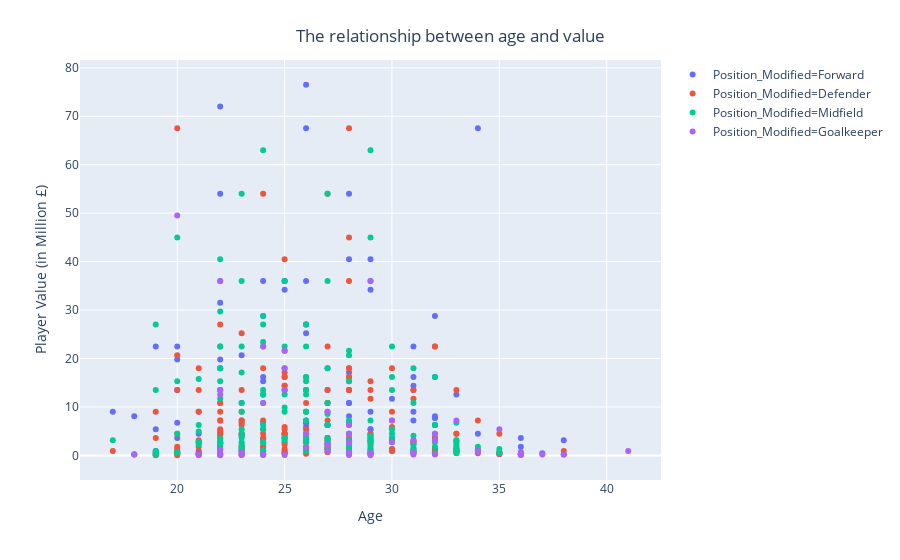

Notebook code for this chart:
### Code cell
fig = px.scatter(SerieA, x="Age", y="Value",color='Position_Modified')
fig.update_layout(
    title={'text':"The relationship between age and value",'xanchor':'center','yanchor':'top','x':0.5},
    xaxis_title="Age",
    yaxis_title="Player Value (in Million £)")
fig.show()

### Figure 1 — Plotly figure (JSON) as saved in the notebook; plotly's stock layout.template omitted (floating-point values rounded to 4 significant figures; data arrays with more than 128 entries replaced by an {"elided": "..."} marker saying what was removed)
{"data": [{"hoverlabel": {"namelength": 0}, "hovertemplate": "Position_Modified=Forward<br>Age=%{x}<br>Value=%{y}", "legendgroup": "Position_Modified=Forward", "marker": {"color": "#636efa", "symbol": "circle"}, "mode": "markers", "name": "Position_Modified=Forward", "showlegend": true, "type": "scatter", "x": [26, 22, 34, 26, 28, 22, 29, 28, 25, 24, 26, 25, 25, 29, 22, 24, 32, 26, 26, 26, 19, 32, 20, 31, 25, 23, 22, 20, 22, 27, 22, 28, 32, 31, 25, 24, 24, 31, 31, 28, 20, 22, 27, 33, 24, 30, 23, 28, 28, 17, 29, 21, 31, 28, 32, 18, 32, 23, 31, 26, 24, 26, 28, 26, 20, 32, 27, 27, 26, 19, 29, 29, 24, 22, 28, 21, 28, 25, 26, 34, 23, 29, 36, 30, 20, 27, 32, 24, 29, 38, 28, 31, 27, 22, 27, 28, 22, 36, 26, 31, 23, 30, 24, 26, 23, 19, 21, 20, 30, 24, 19, 31, 20, 19, 37, 21, 25, 36, 35, 28, 21, 36, 38, 35, 24, 21], "xaxis": "x", "y": [76.5, 72, 67.5, 67.5, 54, 54, 40.5, 40.5, 36, 36, 36, 36, 34.2, 34.2, 31.5, 28.8, 28.8, 27, 27, 25.2, 22.5, 22.5, 22.5, 22.5, 21.6, 20.7, 19.8, 19.8, 18, 18, 18, 17.1, 16.2, 16.2, 16.2, 16.2, 15.3, 14.4, 13.5, 13.5, 13.5, 13.5, 13.5, 12.6, 12.6, 11.7, 10.8, 10.8, 10.8, 9, 9, 9, 9, 8.1, 8.1, 8.1, 7.65, 7.2, 7.2, 7.2, 6.75, 6.75, 6.75, 6.75, 6.75, 6.3, 6.3, 6.3, 5.85, 5.4, 5.4, 5.4, 5.4, 4.95, 4.5, 4.5, 4.5, 4.5, 4.5, 4.5, 4.05, 4.05, 3.6, 3.6, 3.6, 3.6, 3.6, 3.42, 3.15, 3.15, 2.7, 2.7, 2.7, 2.52, 2.48, 1.98, 1.8, 1.8, 1.62, 1.53, 1.35, 1.35, 1.35, 1.08, 0.9, 0.9, 0.9, 0.9, 0.9, 0.81, 0.63, 0.63, 0.54, 0.45, 0.45, 0.45, 0.45, 0.36, 0.36, 0.36, 0.36, 0.27, 0.27, 0.27, 0.22, 0.09], "yaxis": "y"}, {"hoverlabel": {"namelength": 0}, "hovertemplate": "Position_Modified=Defender<br>Age=%{x}<br>Value=%{y}", "legendgroup": "Position_Modified=Defender", "marker": {"color": "#EF553B", "symbol": "circle"}, "mode": "markers", "name": "Position_Modified=Defender", "showlegend": true, "type": "scatter", "x": {"elided": "189 int values"}, "xaxis": "x", "y": {"elided": "189 float values"}, "yaxis": "y"}, {"hoverlabel": {"namelength": 0}, "hovertemplate": "Position_Modified=Midfield<br>Age=%{x}<br>Value=%{y}", "legendgroup": "Position_Modified=Midfield", "marker": {"color": "#00cc96", "symbol": "circle"}, "mode": "markers", "name": "Position_Modified=Midfield", "showlegend": true, "type": "scatter", "x": {"elided": "159 int values"}, "xaxis": "x", "y": {"elided": "159 float values"}, "yaxis": "y"}, {"hoverlabel": {"namelength": 0}, "hovertemplate": "Position_Modified=Goalkeeper<br>Age=%{x}<br>Value=%{y}", "legendgroup": "Position_Modified=Goalkeeper", "marker": {"color": "#ab63fa", "symbol": "circle"}, "mode": "markers", "name": "Position_Modified=Goalkeeper", "showlegend": true, "type": "scatter", "x": [20, 22, 29, 24, 25, 25, 22, 22, 25, 22, 24, 27, 33, 30, 28, 35, 28, 32, 26, 31, 32, 30, 28, 27, 26, 22, 34, 41, 27, 36, 34, 28, 31, 23, 29, 31, 29, 22, 29, 29, 36, 29, 22, 23, 36, 31, 18, 36, 32, 37, 36, 22, 38, 24, 24, 25, 28, 21, 36, 23, 29, 22], "xaxis": "x", "y": [49.5, 36, 36, 22.5, 21.6, 18, 13.5, 13.5, 13.5, 12.6, 10.8, 9, 7.2, 7.2, 6.3, 5.4, 4.5, 4.5, 4.5, 3.15, 3.15, 2.7, 2.7, 2.25, 1.62, 1.17, 0.9, 0.9, 0.9, 0.72, 0.72, 0.72, 0.54, 0.54, 0.45, 0.45, 0.45, 0.45, 0.45, 0.36, 0.36, 0.27, 0.27, 0.27, 0.18, 0.18, 0.18, 0.18, 0.18, 0.18, 0.18, 0.14, 0.14, 0.14, 0.14, 0.09, 0.09, 0.09, 0.09, 0.09, 0.04, 0.04], "yaxis": "y"}], "layout": {"legend": {"tracegroupgap": 0}, "margin": {"t": 60}, "title": {"text": "The relationship between age and value", "x": 0.5, "xanchor": "center", "yanchor": "top"}, "xaxis": {"anchor": "y", "domain": [0, 1], "title": {"text": "Age"}}, "yaxis": {"anchor": "x", "domain": [0, 1], "title": {"text": "Player Value (in Million £)"}}}}
